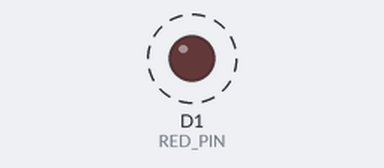
A sketch run on a simulated ESP8266 (NodeMCU). Shown: output pins drawn as LEDs (lit = HIGH). Dashed ring = blinking.

Above: at 0.5 s.
Timing chart, 0 to 4.6 s (numbered marks = the images above):
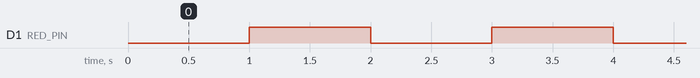

Measured:
- by itself, D1 (RED_PIN): alternates HIGH for 1.0 s and LOW for 1.0 s

The sketch:

one_LED.ino
```cpp
#define RED_PIN D1

void setup() {
  // put your setup code here, to run once:
  pinMode(RED_PIN, OUTPUT);
}

void loop() {
  // put your main code here, to run repeatedly:
  digitalWrite(RED_PIN, LOW);
  delay(1000);
  digitalWrite(RED_PIN, HIGH);
  delay(1000);
}
```
